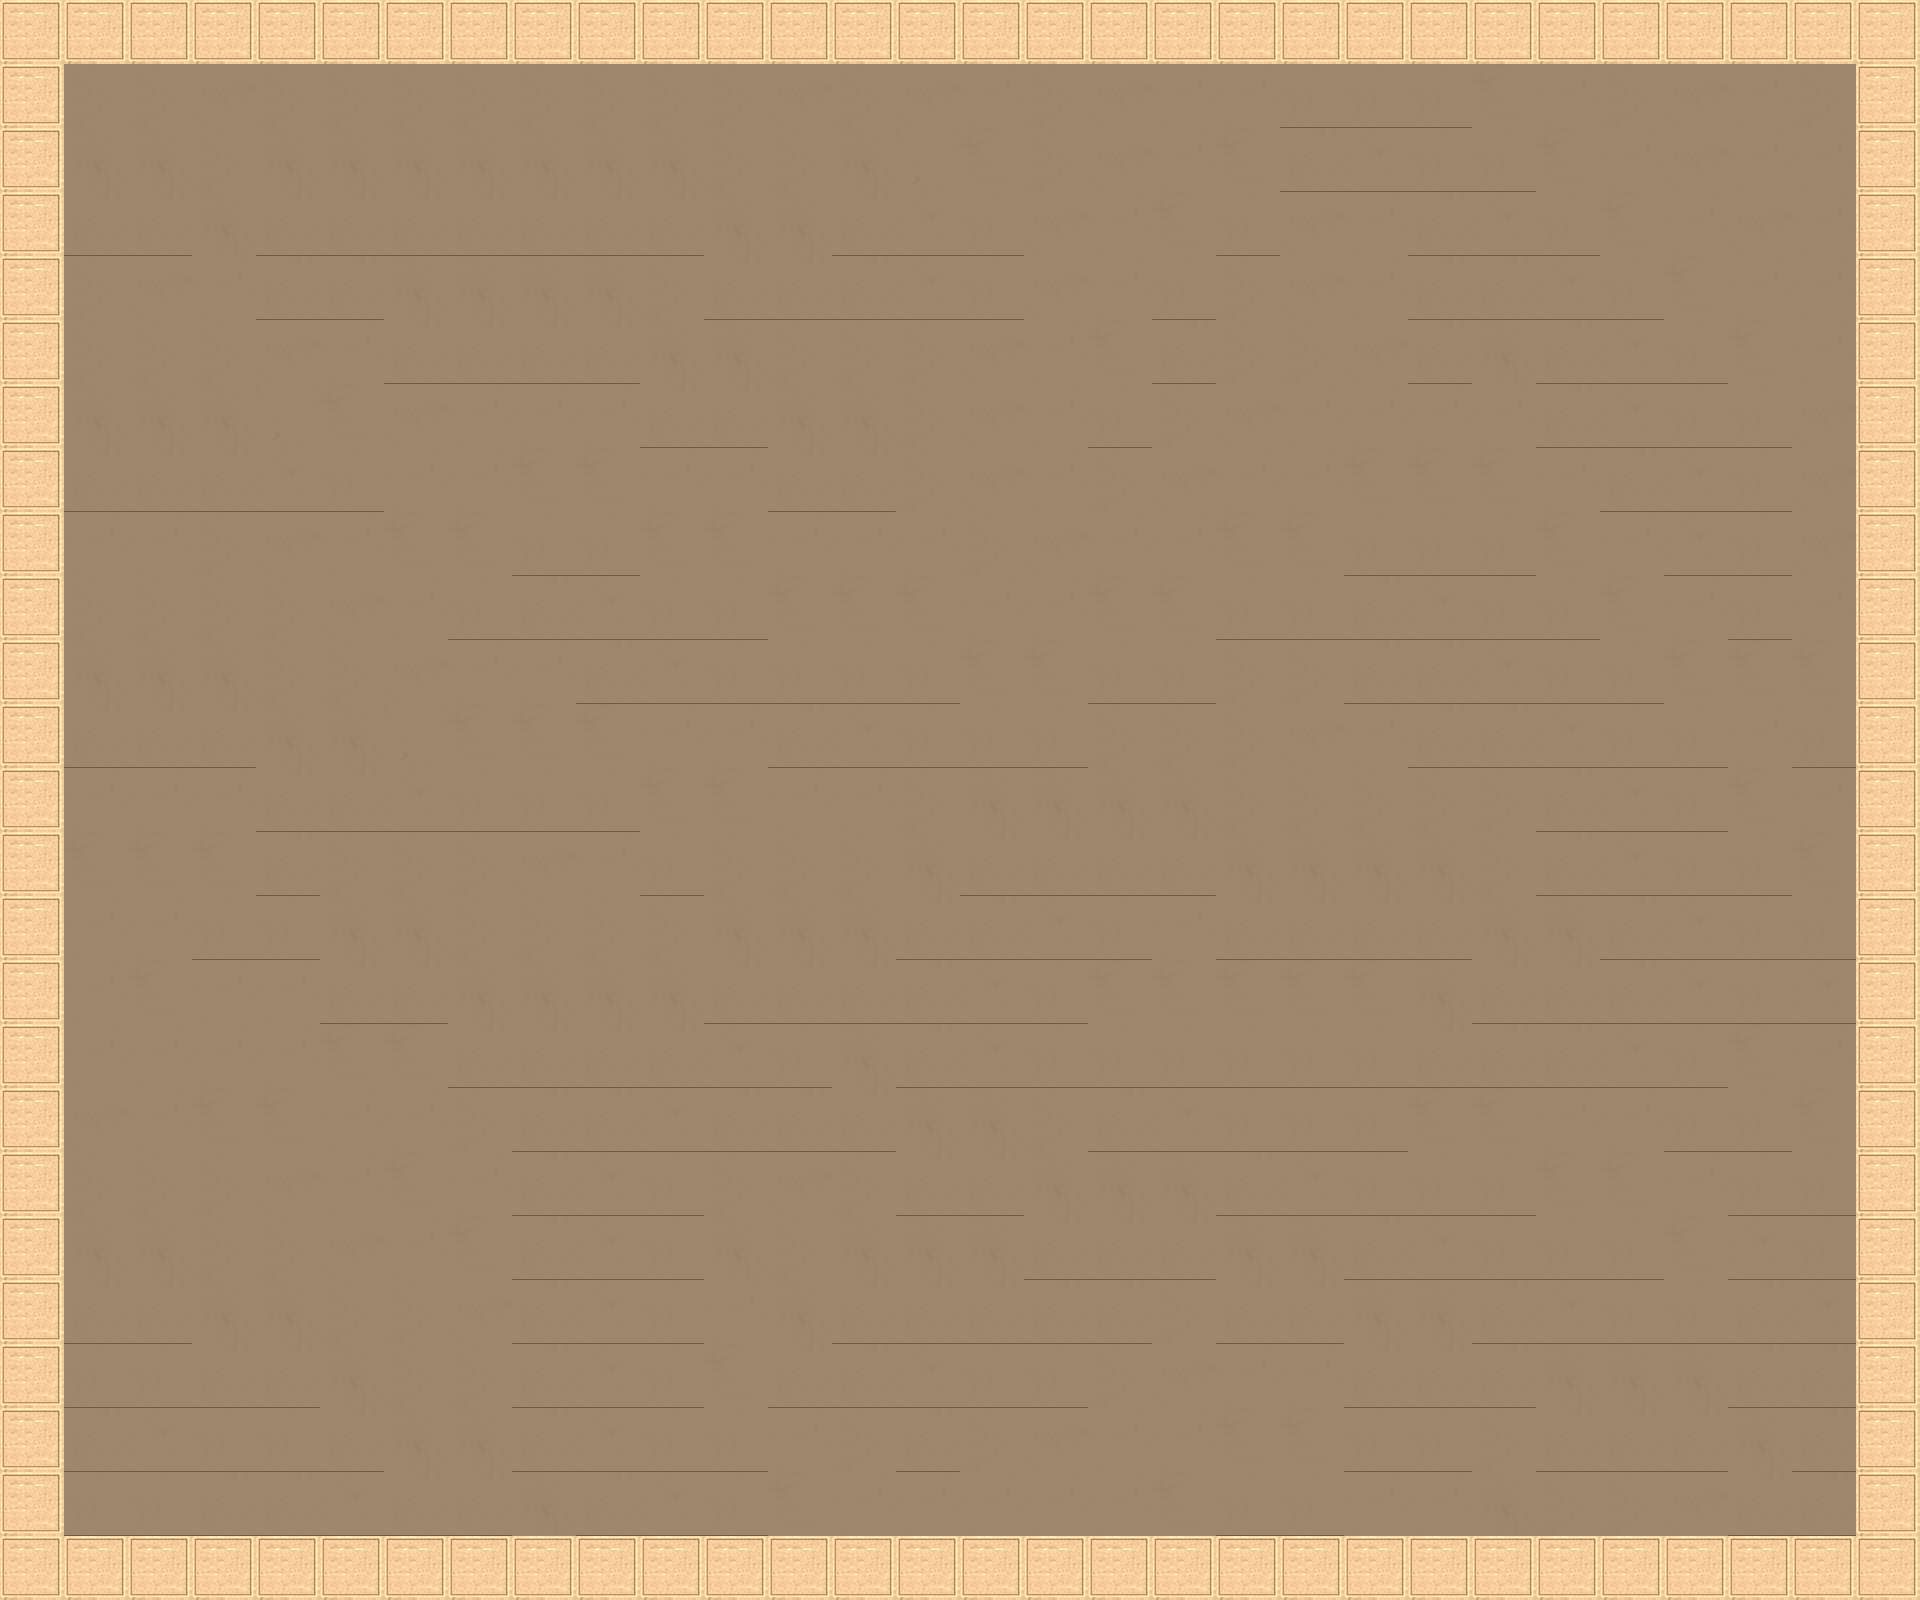

Tiled map render using the project's own tile images. Description and the whole map definition, tile-layer contents included, below:
An orthogonal 30x25 tile map with 64x64 px tiles, 1 tile layer (bg) and 23 objects.

<map version="1.8" tiledversion="1.8.2" orientation="orthogonal" renderorder="right-down" width="30" height="25" tilewidth="64" tileheight="64" infinite="0" nextlayerid="30" nextobjectid="119">
 <tileset firstgid="1" source="tempTileset.tsx" />
 <layer id="1" name="bg" width="30" height="25">
  <data encoding="csv">
1,1,1,1,1,1,1,1,1,1,1,1,1,1,1,1,1,1,1,1,1,1,1,1,1,1,1,1,1,1,
1,2,2,3,2,2,2,2,2,2,2,2,3,2,3,4,2,3,4,4,14,14,14,9,4,2,3,4,2,1,
1,7,7,2,7,7,7,7,7,7,7,2,2,7,8,9,2,3,4,9,12,13,14,14,9,4,3,4,4,1,
1,12,12,7,12,12,12,12,12,12,12,7,7,12,13,14,3,4,9,14,3,4,12,13,14,9,4,3,4,1,
1,2,3,4,12,12,7,7,7,7,2,12,12,12,13,14,3,4,14,2,3,4,12,12,13,14,9,4,4,1,
1,2,2,2,3,4,12,12,12,12,7,7,2,2,2,3,4,9,12,2,2,3,12,7,12,13,14,9,4,1,
1,7,7,7,8,9,3,4,4,4,12,12,7,7,2,3,4,14,2,3,4,4,4,4,12,13,14,14,3,1,
1,12,12,12,13,14,4,4,9,9,4,4,12,12,2,3,4,2,3,4,4,9,9,9,4,12,13,14,3,1,
1,4,4,2,3,4,9,9,14,14,9,9,4,4,4,2,3,4,4,9,9,14,14,14,9,4,13,14,3,1,
1,2,2,2,2,3,4,14,12,13,14,14,9,9,9,4,4,9,9,14,14,12,13,14,14,9,4,14,4,1,
1,7,7,7,2,2,3,4,4,12,13,14,14,14,14,9,9,14,14,2,2,12,12,13,14,14,9,9,9,1,
1,12,12,12,7,7,8,9,9,9,4,4,12,13,14,14,14,2,2,2,3,4,12,12,13,14,14,4,14,1,
1,4,4,4,12,12,13,14,14,14,9,9,4,4,2,7,7,7,7,2,2,2,2,2,12,13,14,9,4,1,
1,9,9,9,12,2,2,2,3,4,14,2,2,2,7,12,12,12,12,7,7,7,7,2,12,13,14,14,9,1,
1,4,4,14,14,7,7,2,2,2,2,7,7,7,12,12,13,14,4,12,12,12,12,7,7,12,13,14,14,1,
1,4,9,4,4,12,12,7,7,7,7,12,12,12,12,13,14,9,9,9,9,9,7,12,12,12,13,14,13,1,
1,4,4,4,4,9,9,12,12,12,12,13,14,7,12,13,14,14,14,14,14,14,12,12,12,13,14,9,4,1,
1,3,4,9,9,4,4,2,12,12,13,12,12,12,7,7,2,12,13,14,14,14,9,9,4,4,14,14,9,1,
1,2,2,2,3,4,9,4,12,13,14,2,3,2,12,12,7,7,7,12,13,14,14,14,9,9,4,14,14,1,
1,7,7,2,2,3,4,9,12,13,14,7,2,7,7,7,12,12,12,7,7,12,13,14,14,14,9,13,14,1,
1,12,12,7,7,2,2,3,12,13,14,4,7,12,12,12,12,12,2,12,12,7,7,12,13,14,14,12,13,1,
1,14,14,12,12,7,2,2,12,13,14,9,12,12,13,14,14,2,3,4,4,12,12,12,7,7,7,12,12,1,
1,12,13,14,14,12,7,7,12,13,14,14,4,2,12,2,3,4,4,9,9,14,14,2,12,12,12,7,12,1,
1,14,14,12,12,13,12,12,7,12,13,14,9,4,4,4,4,4,9,14,14,4,4,7,2,2,3,12,12,1,
1,1,1,1,1,1,1,1,1,1,1,1,1,1,1,1,1,1,1,1,1,1,1,1,1,1,1,1,1,1
</data>
 </layer>
 <objectgroup id="7" name="startray">
  <object id="19" x="898.061" y="197.697" width="64" height="64">
   <properties>
    <property name="angle" type="float" value="90" />
    <property name="lightSource" type="bool" value="true" />
   </properties>
  </object>
 </objectgroup>
 <objectgroup id="8" name="goal">
  <object id="20" x="616" y="1204" width="64" height="64">
   <properties>
    <property name="goal" type="bool" value="true" />
   </properties>
  </object>
 </objectgroup>
 <objectgroup id="25" name="door">
  <properties>
   <property name="door" type="bool" value="true" />
  </properties>
  <object id="96" x="770" y="562" width="320" height="256">
   <properties>
    <property name="On" type="bool" value="false" />
    <property name="door" type="bool" value="true" />
    <property name="mirror" type="bool" value="false" />
   </properties>
  </object>
  <object id="97" x="436" y="348" width="128" height="128">
   <properties>
    <property name="switch" type="bool" value="true" />
   </properties>
  </object>
 </objectgroup>
 <objectgroup id="24" name="Copy of mover">
  <properties>
   <property name="mover" type="bool" value="true" />
  </properties>
  <object id="90" x="627.333" y="359.333" width="96" height="96">
   <properties>
    <property name="mirror" type="bool" value="false" />
    <property name="mover" type="bool" value="true" />
   </properties>
  </object>
  <object id="91" x="650" y="450.667">
   <properties>
    <property name="track" type="bool" value="true" />
   </properties>
   <polyline points="24,-51.3333 25.3333,-147.333" />
  </object>
 </objectgroup>
 <objectgroup id="2" name="colliders">
  <properties>
   <property name="collidable" type="bool" value="true" />
  </properties>
  <object id="101" x="64" y="64" width="1792" />
  <object id="102" x="1856" y="64" height="1472" />
  <object id="103" x="64" y="1536" width="1792" />
  <object id="104" x="64" y="64" height="1472" />
 </objectgroup>
 <objectgroup id="27" name="mirror">
  <properties>
   <property name="mirror" type="bool" value="true" />
  </properties>
  <object id="107" x="796" y="1076">
   <polyline points="0,0 262,-172" />
  </object>
  <object id="112" x="1344" y="320">
   <polyline points="0,0 448,128" />
  </object>
  <object id="113" x="1792" y="512">
   <polyline points="0,0 0,384" />
  </object>
  <object id="116" x="1208" y="774">
   <polyline points="0,0 320,0" />
  </object>
  <object id="118" x="784" y="1426">
   <polyline points="0,0 346,-150" />
  </object>
 </objectgroup>
 <objectgroup id="28" name="mover">
  <properties>
   <property name="mover" type="bool" value="true" />
  </properties>
  <object id="110" x="178" y="544" width="276" height="238">
   <properties>
    <property name="mirror" type="bool" value="true" />
    <property name="mover" type="bool" value="true" />
   </properties>
  </object>
  <object id="111" x="320" y="768">
   <properties>
    <property name="track" type="bool" value="true" />
   </properties>
   <polyline points="0,0 68,206" />
  </object>
 </objectgroup>
 <objectgroup id="29" name="Copy of mover">
  <properties>
   <property name="mover" type="bool" value="true" />
  </properties>
  <object id="114" x="1242" y="1130" width="180" height="188">
   <properties>
    <property name="mirror" type="bool" value="true" />
    <property name="mover" type="bool" value="true" />
   </properties>
  </object>
  <object id="115" x="1308" y="1186">
   <properties>
    <property name="track" type="bool" value="true" />
   </properties>
   <polyline points="10,28 326,-81.94" />
  </object>
 </objectgroup>
 <objectgroup id="22" name="split">
  <properties>
   <property name="switchLayer" type="bool" value="true" />
  </properties>
  <object id="84" x="896" y="384" width="64" height="64">
   <properties>
    <property name="On" type="bool" value="false" />
    <property name="angle" type="float" value="90" />
    <property name="lightSource" type="bool" value="true" />
   </properties>
  </object>
  <object id="85" x="915" y="403" width="26" height="26">
   <properties>
    <property name="switch" type="bool" value="true" />
   </properties>
  </object>
 </objectgroup>
 <objectgroup id="23" name="split2">
  <properties>
   <property name="switchLayer" type="bool" value="true" />
  </properties>
  <object id="88" x="896" y="384" width="64" height="64">
   <properties>
    <property name="On" type="bool" value="false" />
    <property name="angle" type="float" value="180" />
    <property name="lightSource" type="bool" value="true" />
   </properties>
  </object>
  <object id="89" x="915" y="403" width="26" height="26">
   <properties>
    <property name="switch" type="bool" value="true" />
   </properties>
  </object>
 </objectgroup>
</map>
